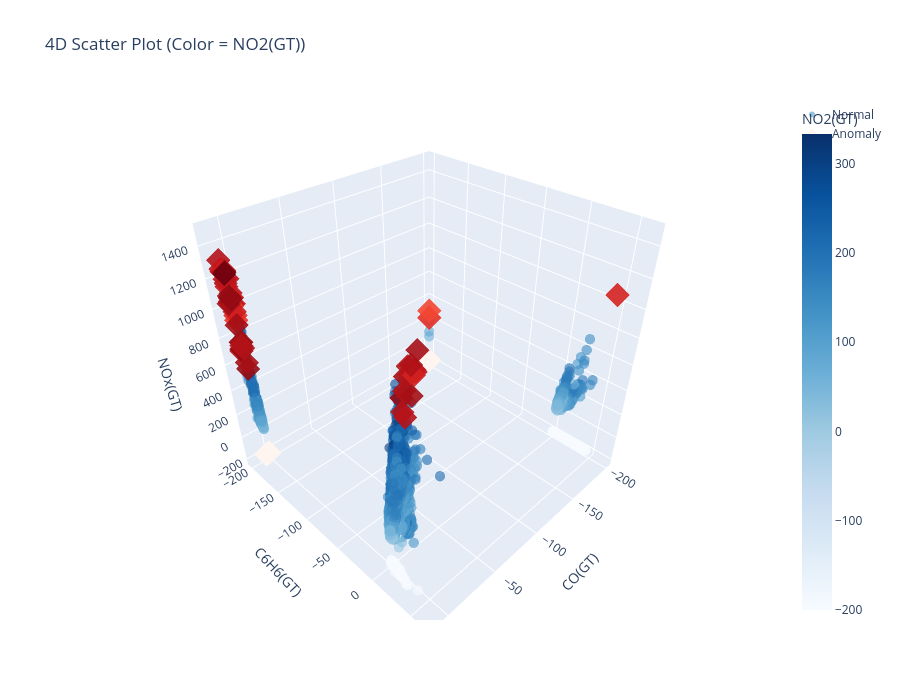

Here is the notebook cell this chart was saved with:
### Code cell
%pip install plotly
import plotly.graph_objects as go
import numpy as np
 
# Separate normal and anomaly
normal = features[features['anomaly'] == 1]
anomaly = features[features['anomaly'] == -1]
 
fig = go.Figure()
 
# Normal points
fig.add_trace(go.Scatter3d(
    x=normal['CO(GT)'],
    y=normal['C6H6(GT)'],
    z=normal['NOx(GT)'],
    mode='markers',
    name='Normal',
    marker=dict(
        size=6,
        color=normal['NO2(GT)'],   # 4th dimension as color
        colorscale='Blues',
        opacity=0.6,
        colorbar=dict(title='NO2(GT)')
    )
))
 
# Anomaly points
fig.add_trace(go.Scatter3d(
    x=anomaly['CO(GT)'],
    y=anomaly['C6H6(GT)'],
    z=anomaly['NOx(GT)'],
    mode='markers',
    name='Anomaly',
    marker=dict(
        size=8,
        color=anomaly['NO2(GT)'],
        colorscale='Reds',
        opacity=0.9,
        symbol='diamond'
    )
))
 
# Layout
fig.update_layout(
    title='4D Scatter Plot (Color = NO2(GT))',
    scene=dict(
        xaxis_title='CO(GT)',
        yaxis_title='C6H6(GT)',
        zaxis_title='NOx(GT)'
    ),
    width=900,
    height=700
)

### Figure 1 — Plotly figure (JSON) as saved in the notebook; plotly's stock layout.template omitted (floating-point values rounded to 4 significant figures; data arrays with more than 128 entries replaced by an {"elided": "..."} marker saying what was removed)
{"data": [{"marker": {"color": {"elided": "9263 int values"}, "colorbar": {"title": {"text": "NO2(GT)"}}, "colorscale": [[0, "rgb(247,251,255)"], [0.125, "rgb(222,235,247)"], [0.25, "rgb(198,219,239)"], [0.375, "rgb(158,202,225)"], [0.5, "rgb(107,174,214)"], [0.625, "rgb(66,146,198)"], [0.75, "rgb(33,113,181)"], [0.875, "rgb(8,81,156)"], [1, "rgb(8,48,107)"]], "opacity": 0.6, "size": 6}, "mode": "markers", "name": "Normal", "type": "scatter3d", "x": {"elided": "9263 float values"}, "y": {"elided": "9263 float values"}, "z": {"elided": "9263 int values"}}, {"marker": {"color": [-200, -200, -200, -200, -200, -200, -200, -200, -200, -200, -200, -200, -200, -200, -200, -200, -200, 158, -200, -200, -200, -200, -200, -200, -200, -200, -200, -200, -200, -200, -200, -200, -200, -200, -200, -200, -200, 186, 272, 288, 240, 245, 227, 220, 190, 255, 269, 257, 248, 208, -200, 229, 214, -200, 146, 210, 212, 217, 236, 217, 231, 227, 219, 203, 186, -200, 151, 164, 198, 247, 242, 252, -200, 121, -200, 272, -200, -200, 289, 243, 276, -200, 267, 296, 291, 276, 250, 251, 275, 312, 340, 326, 284, 289], "colorscale": [[0, "rgb(255,245,240)"], [0.125, "rgb(254,224,210)"], [0.25, "rgb(252,187,161)"], [0.375, "rgb(252,146,114)"], [0.5, "rgb(251,106,74)"], [0.625, "rgb(239,59,44)"], [0.75, "rgb(203,24,29)"], [0.875, "rgb(165,15,21)"], [1, "rgb(103,0,13)"]], "opacity": 0.9, "size": 8, "symbol": "diamond"}, "mode": "markers", "name": "Anomaly", "type": "scatter3d", "x": [1.0, -200.0, -200.0, -200.0, -200.0, -200.0, -200.0, -200.0, -200.0, -200.0, -200.0, -200.0, -200.0, -200.0, -200.0, 1.4, 0.3, -200.0, 0.7, -200.0, -200.0, -200.0, -200.0, -200.0, -200.0, -200.0, -200.0, -200.0, -200.0, -200.0, -200.0, -200.0, -200.0, -200.0, -200.0, -200.0, 3.4, -200.0, 7.8, 6.6, 6.3, 6.9, 10.2, 11.9, 11.5, 10.1, 9.9, 7.4, 9.3, 7.4, 0.9, 6.6, 7.3, 1.7, 5.3, 4.5, 5.5, 4.8, 5.5, 5.2, 7.5, 8.6, 9.1, 8.6, 5.4, 2.8, 6.3, 5.0, 5.1, 8.5, 8.7, 9.1, 2.7, -200.0, 0.8, 8.6, 0.8, 1.5, 3.8, 6.2, 8.4, 1.6, 3.8, 5.9, 5.4, 4.7, 4.3, 5.4, 5.8, 6.1, 7.1, 6.6, 6.5, 7.1], "y": [-200.0, -200.0, -200.0, -200.0, -200.0, -200.0, -200.0, -200.0, -200.0, -200.0, -200.0, -200.0, -200.0, -200.0, -200.0, -200.0, -200.0, -200.0, -200.0, -200.0, -200.0, -200.0, -200.0, -200.0, -200.0, -200.0, -200.0, -200.0, -200.0, -200.0, -200.0, -200.0, -200.0, -200.0, -200.0, -200.0, -200.0, 45.9, 35.9, 30.1, 38.3, 37.6, 49.5, 50.6, 49.4, 45.2, 50.8, -200.0, -200.0, -200.0, -200.0, -200.0, -200.0, -200.0, -200.0, -200.0, -200.0, -200.0, -200.0, -200.0, -200.0, -200.0, -200.0, -200.0, -200.0, -200.0, -200.0, -200.0, -200.0, 33.1, 36.1, 36.3, -200.0, -200.0, -200.0, 43.0, -200.0, -200.0, -200.0, -200.0, -200.0, -200.0, -200.0, -200.0, -200.0, -200.0, -200.0, -200.0, -200.0, -200.0, -200.0, -200.0, -200.0, -200.0], "z": [-200, -200, -200, -200, -200, -200, -200, -200, -200, -200, -200, -200, -200, -200, -200, -200, -200, 220, -200, -200, -200, -200, -200, -200, -200, -200, -200, -200, -200, -200, -200, -200, -200, -200, -200, -200, -200, 1052, 1290, 1148, 1301, 1345, 1369, 1389, 1358, 1389, 1479, 1159, 1310, 1037, -200, 1237, 1137, -200, 905, 1015, 1018, 1058, 1182, 1089, 1186, 1235, 1253, 1237, 1060, -200, 1005, 937, 963, 1089, 1070, 1220, -200, 286, -200, 1216, -200, -200, 540, 687, 1028, -200, 589, 700, 747, 746, 702, 723, 872, 1054, 1218, 1227, 1061, 1075]}], "layout": {"height": 700, "scene": {"xaxis": {"title": {"text": "CO(GT)"}}, "yaxis": {"title": {"text": "C6H6(GT)"}}, "zaxis": {"title": {"text": "NOx(GT)"}}}, "title": {"text": "4D Scatter Plot (Color = NO2(GT))"}, "width": 900}}
